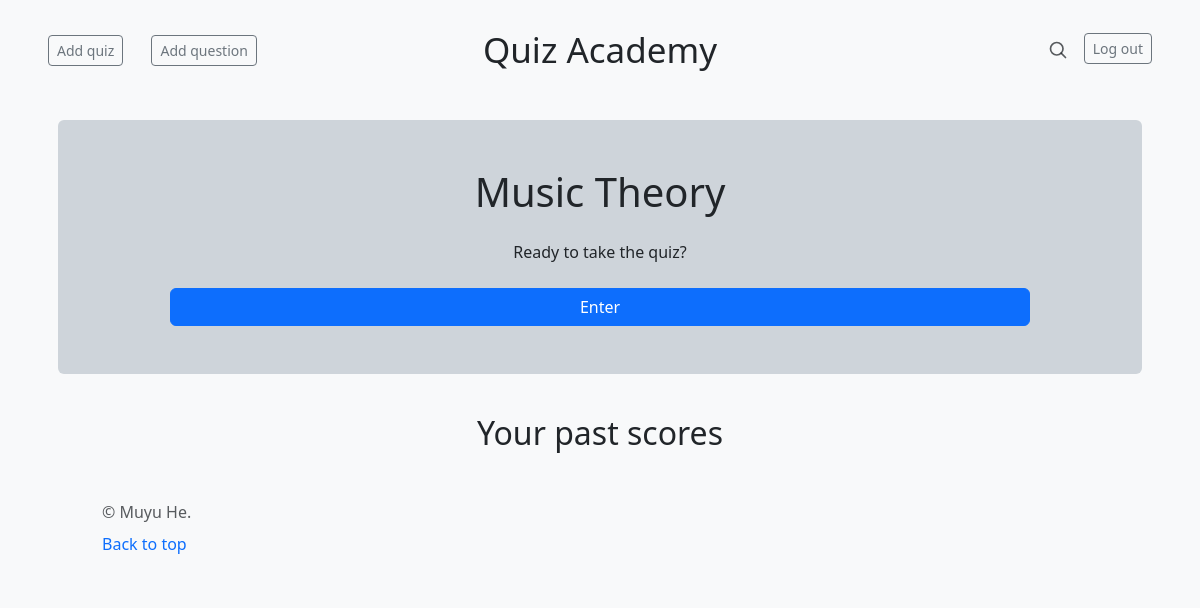
The page /quiz/5/ (signed in) on the database as committed earlier.
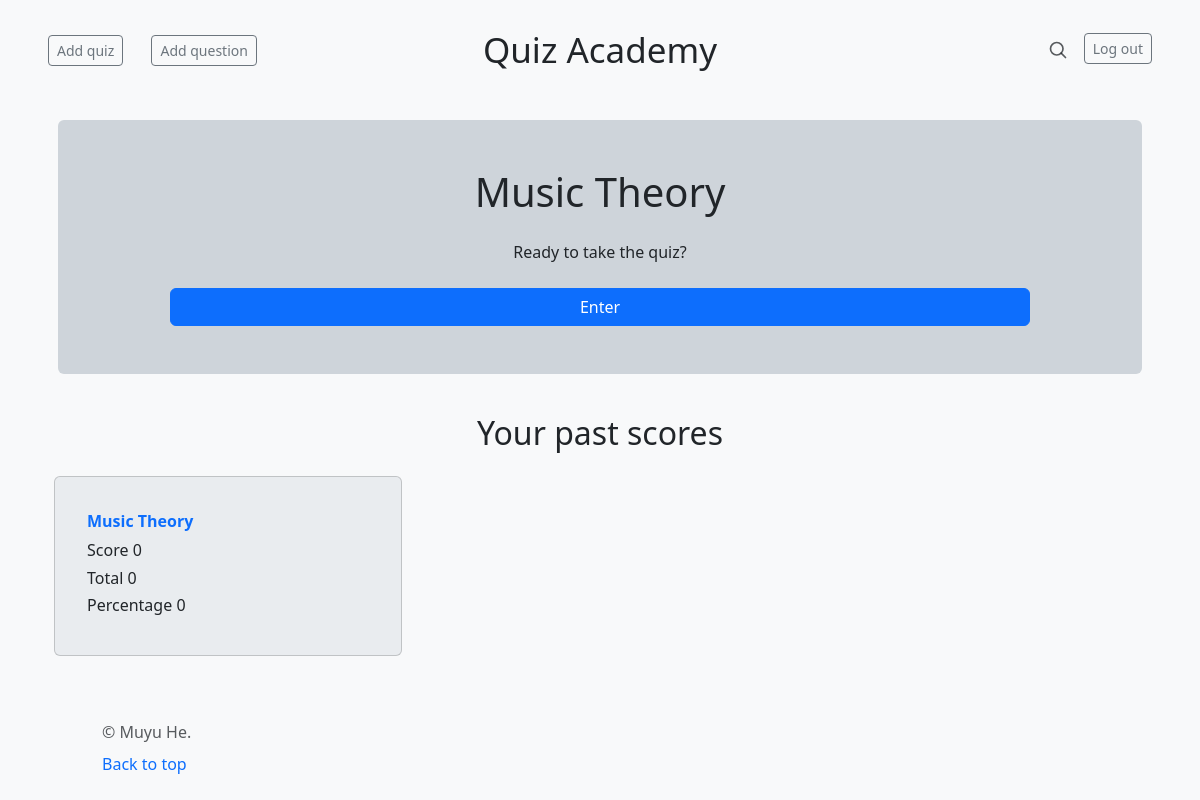
The same page on the database as committed later.
### quizzes/models.py (models this page shows, shortened)
class Score(models.Model):
    created_time = models.DateTimeField(auto_now_add=True)
    user = models.ForeignKey(User, default=1, on_delete=models.CASCADE)
    score = models.IntegerField(default=0)
    wrong = models.IntegerField(default=0)
    correct = models.IntegerField(default=0)
    total = models.IntegerField(default=0)
    percentage = models.IntegerField(default=0)
    quiz = models.ForeignKey(Quiz, default=1, on_delete=models.CASCADE)

class Quiz(models.Model):
    name = models.CharField(max_length=100)
    head = models.ForeignKey(Question, null=True, blank=True, on_delete=models.SET_NULL)

### quizzes/views.py (the view, shortened to what this page needs)
# urls.py: re_path('^quiz/(?P<quiz_id>\d+)/$', views.quiz, name='quiz'),
@login_required
def quiz(request, quiz_id):
    quiz = Quiz.objects.get(id=quiz_id)
    scores = Score.objects.filter(quiz=quiz, user=request.user).order_by('-created_time')
    context={'quiz': quiz, 'scores': scores}
    return render (request, 'quizzes/quiz.html', context)

### quizzes/templates/quizzes/quiz.html (shortened to what this page needs)
{% extends 'quizzes/base.html' %}
{% block header %}
    <div class="jumbotron p-3 p-md-5 mx-3 text-white rounded" style="background-color: #CED4DA">
        <div class="col-md-12 px-3 text-center">
            <h1 class="text-dark px-4">{{quiz.name}}</h1>
            <p class="text-dark my-4">Ready to take the quiz?</p>
            <form action="{% url 'quizzes:quiz' quiz.id %}" method="post" class="d-grid">
                <button name="submit" class="btn btn-primary mx-5">Enter</button>
            </form>
        </div>
    </div>
{% endblock header %}
{% block content %}
    <div class="container mt-4">
        <div class="row">
            <div class="col-md-12 text-dark text-center py-3">
                <h2>Your past scores</h2>
            </div>
            {% for score in scores %}
            <div class="col-md-4 mb-3">
                <div class="card flex-md-row mb-4 box-shadow h-md-250 p-3" style="background-color: #E9ECEF">
                    <div class="card-body d-flex flex-column align-items-start">
                        <strong class="d-inline-block mb-2 text-primary">{{score.quiz.name}}</strong>
                        <h6 class="mb-2 card-text">Score {{score.score}}</h6>
                        <h6 class="mb-2 card-text">Total {{score.total}}</h6>
                        <h6 class="mb-2 card-text">Percentage {{score.percentage}}</h6>
                    </div>
                </div>
            </div>
            {% endfor %}
        </div>
    </div>
{% endblock content %}

Rows that differ between the two databases and show on the page:
added Score: quiz.name "Music Theory", score "0", total "0", percentage "0"
